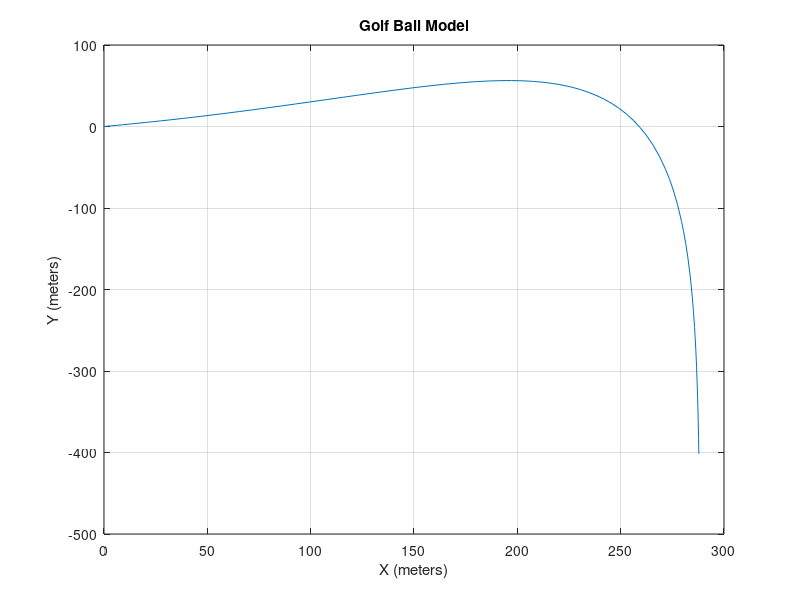

Source code (MATLAB):
function Golfball
    disp('Starting calculations...');
    rpm=2500; % rpm
    convR=rpm * 0.10472; % radians per second
    setGlobalR(convR);
    setGlobalCalls(0);
    launchAngle=13; % degrees
    ballSpeed=190; % mph
    vx=(ballSpeed*cosd(launchAngle)); 
    vy=(ballSpeed*sind(launchAngle)); 
       
    [t,x]=ode45(@flightg, [0,8.3], [0,vx,0,vy]); 
    plot(x(:,1),x(:,3)); 
    title('Golf Ball Model');
    xlabel('X (meters)');
    ylabel('Y (meters)');
    grid on
    hold on
end

function xprime=flightg(t,x)
    %Parameters
                     
    % Mass
    m=0.04593; 
    
    % Gravity 
    g=9.8;
    
    % Air density
    p=1.225;
    
    % Drag coefficient
    C_d=.225;
    
    % Lift coefficient
    C_l=0.7*C_d;
    
    % Surface area
    A=.25*pi*(1.75/12)^2; 
    
    % Angular velocity and velocity
    av=getGlobalR;
    wHat=[0 0 av]; %vector in direction of axis of rotation
    %w=av*wHat;
    
    vx=(x(2)/3660)*(1609.34);
    vy=(x(4)/3660)*(1609.34);
    v=[vx, vy, 0];
    
    % Air resistance equation
    Fdx=((1/2)*C_d*p*A*vx^2);
    Fdy=((1/2)*C_d*p*A*vy^2);
        
    % Velocity square root, finding out original vector magnitude
    Velsq=sqrt((vx^2)+(vy^2));
    flightangle=atand(vy/vx); 
                    
    % Magnus equation   
    %Mc=(1/2)*C_l*p*A; % wrong calculation, decided to hard code
    Mc=0.000005;
    %Fm=(Mc*(cross(wHat,v)/abs(cross(wHat,v)))); % sane version
    ME=cross(wHat,v);
    Fm=(Mc*ME);
    disp(Fm);
    
    Fmx=Fm(1);
    Fmy=Fm(2);
                        
    % Grid declare
    xprime=zeros(2,1);
    
    % X
    xprime(1)=x(2);
    xprime(2)=-(Fdx/m)+(Fmx/m);
    % Y
    xprime(3)=x(4);
    xprime(4)=-g-(Fdy/m)+(Fmy/m);
    
    if mod(getGlobalCalls, 120) == 0
        setGlobalR(0.96*getGlobalR); % only run this on a per second basis (or just get brysons air time and distribute) 7 seconds
    end
    
    setGlobalCalls(getGlobalCalls+1);
end

function setGlobalR(val)
    global rpm;
    rpm = val;
end

function r = getGlobalR
    global rpm;
    r = rpm;
end

% Tried using call count method, but it changes based on vars so super hard
% to predict.
function setGlobalCalls(val)
    global calls;
    calls = val;
end

function c = getGlobalCalls
    global calls;
    c = calls;
end